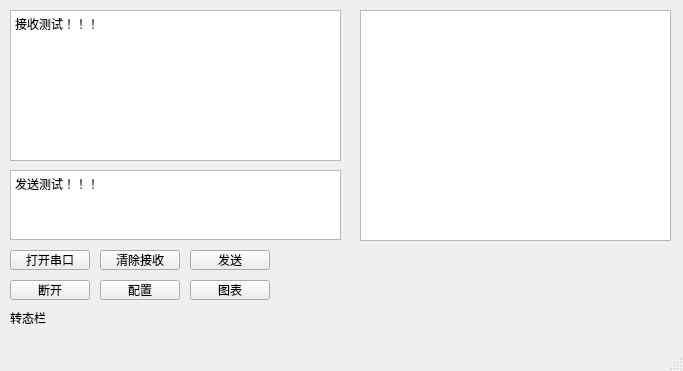
<?xml version="1.0" encoding="UTF-8"?>
<ui version="4.0">
 <class>MainWindow</class>
 <widget class="QMainWindow" name="MainWindow">
  <property name="geometry">
   <rect>
    <x>0</x>
    <y>0</y>
    <width>683</width>
    <height>371</height>
   </rect>
  </property>
  <property name="windowTitle">
   <string>MainWindow</string>
  </property>
  <widget class="QWidget" name="centralwidget">
   <widget class="QPushButton" name="actionConfigure">
    <property name="geometry">
     <rect>
      <x>100</x>
      <y>280</y>
      <width>80</width>
      <height>20</height>
     </rect>
    </property>
    <property name="text">
     <string>配置</string>
    </property>
   </widget>
   <widget class="QPushButton" name="actionConnect">
    <property name="geometry">
     <rect>
      <x>10</x>
      <y>250</y>
      <width>80</width>
      <height>20</height>
     </rect>
    </property>
    <property name="text">
     <string>打开串口</string>
    </property>
   </widget>
   <widget class="QPushButton" name="actionDisconnect">
    <property name="geometry">
     <rect>
      <x>10</x>
      <y>280</y>
      <width>80</width>
      <height>20</height>
     </rect>
    </property>
    <property name="text">
     <string>断开</string>
    </property>
   </widget>
   <widget class="QTextEdit" name="writeTextEdit">
    <property name="geometry">
     <rect>
      <x>10</x>
      <y>170</y>
      <width>331</width>
      <height>70</height>
     </rect>
    </property>
    <property name="html">
     <string>&lt;!DOCTYPE HTML PUBLIC &quot;-//W3C//DTD HTML 4.0//EN&quot; &quot;http://www.w3.org/TR/REC-html40/strict.dtd&quot;&gt;
&lt;html&gt;&lt;head&gt;&lt;meta name=&quot;qrichtext&quot; content=&quot;1&quot; /&gt;&lt;style type=&quot;text/css&quot;&gt;
p, li { white-space: pre-wrap; }
&lt;/style&gt;&lt;/head&gt;&lt;body style=&quot; font-family:'SimSun'; font-size:9pt; font-weight:400; font-style:normal;&quot;&gt;
&lt;p style=&quot; margin-top:0px; margin-bottom:0px; margin-left:0px; margin-right:0px; -qt-block-indent:0; text-indent:0px;&quot;&gt;发送测试！！！&lt;/p&gt;&lt;/body&gt;&lt;/html&gt;</string>
    </property>
   </widget>
   <widget class="QLabel" name="statusBar">
    <property name="geometry">
     <rect>
      <x>10</x>
      <y>310</y>
      <width>331</width>
      <height>16</height>
     </rect>
    </property>
    <property name="text">
     <string>转态栏</string>
    </property>
   </widget>
   <widget class="QPlainTextEdit" name="readPlainTextEdit">
    <property name="geometry">
     <rect>
      <x>10</x>
      <y>10</y>
      <width>331</width>
      <height>151</height>
     </rect>
    </property>
    <property name="frameShadow">
     <enum>QFrame::Plain</enum>
    </property>
    <property name="plainText">
     <string>接收测试！！！</string>
    </property>
   </widget>
   <widget class="QPushButton" name="actionClear">
    <property name="geometry">
     <rect>
      <x>100</x>
      <y>250</y>
      <width>80</width>
      <height>20</height>
     </rect>
    </property>
    <property name="text">
     <string>清除接收</string>
    </property>
   </widget>
   <widget class="QPushButton" name="actionSend">
    <property name="geometry">
     <rect>
      <x>190</x>
      <y>250</y>
      <width>80</width>
      <height>20</height>
     </rect>
    </property>
    <property name="text">
     <string>发送</string>
    </property>
   </widget>
   <widget class="QtCharts::QChartView" name="graphicsView">
    <property name="geometry">
     <rect>
      <x>360</x>
      <y>10</y>
      <width>311</width>
      <height>231</height>
     </rect>
    </property>
   </widget>
   <widget class="QPushButton" name="chartPushButton">
    <property name="geometry">
     <rect>
      <x>190</x>
      <y>280</y>
      <width>80</width>
      <height>20</height>
     </rect>
    </property>
    <property name="text">
     <string>图表</string>
    </property>
   </widget>
  </widget>
  <widget class="QMenuBar" name="menubar">
   <property name="geometry">
    <rect>
     <x>0</x>
     <y>0</y>
     <width>683</width>
     <height>22</height>
    </rect>
   </property>
  </widget>
  <widget class="QStatusBar" name="statusbar"/>
 </widget>
 <customwidgets>
  <customwidget>
   <class>QtCharts::QChartView</class>
   <extends>QGraphicsView</extends>
   <header location="global">qchartview.h</header>
  </customwidget>
 </customwidgets>
 <resources/>
 <connections/>
</ui>
